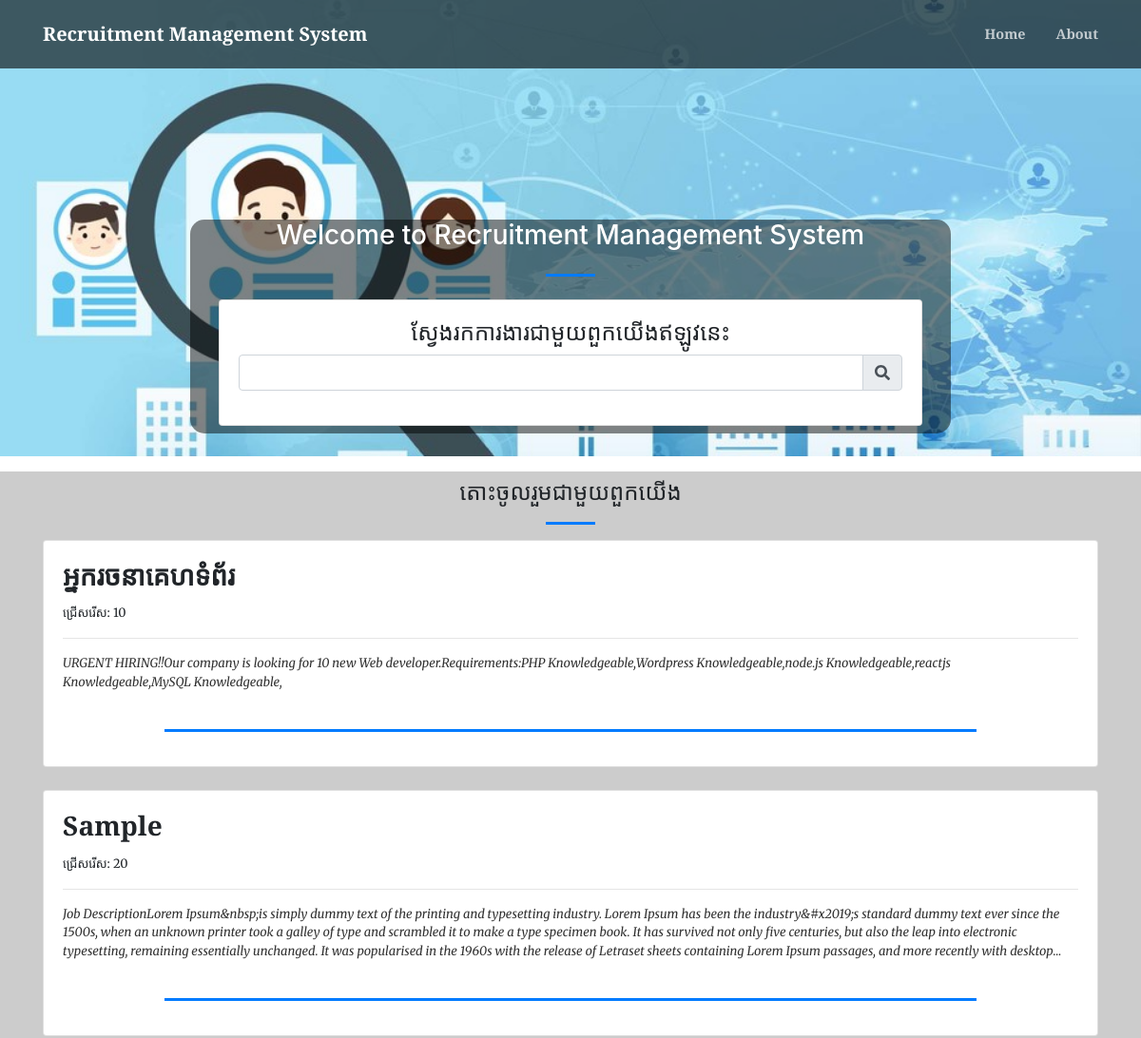
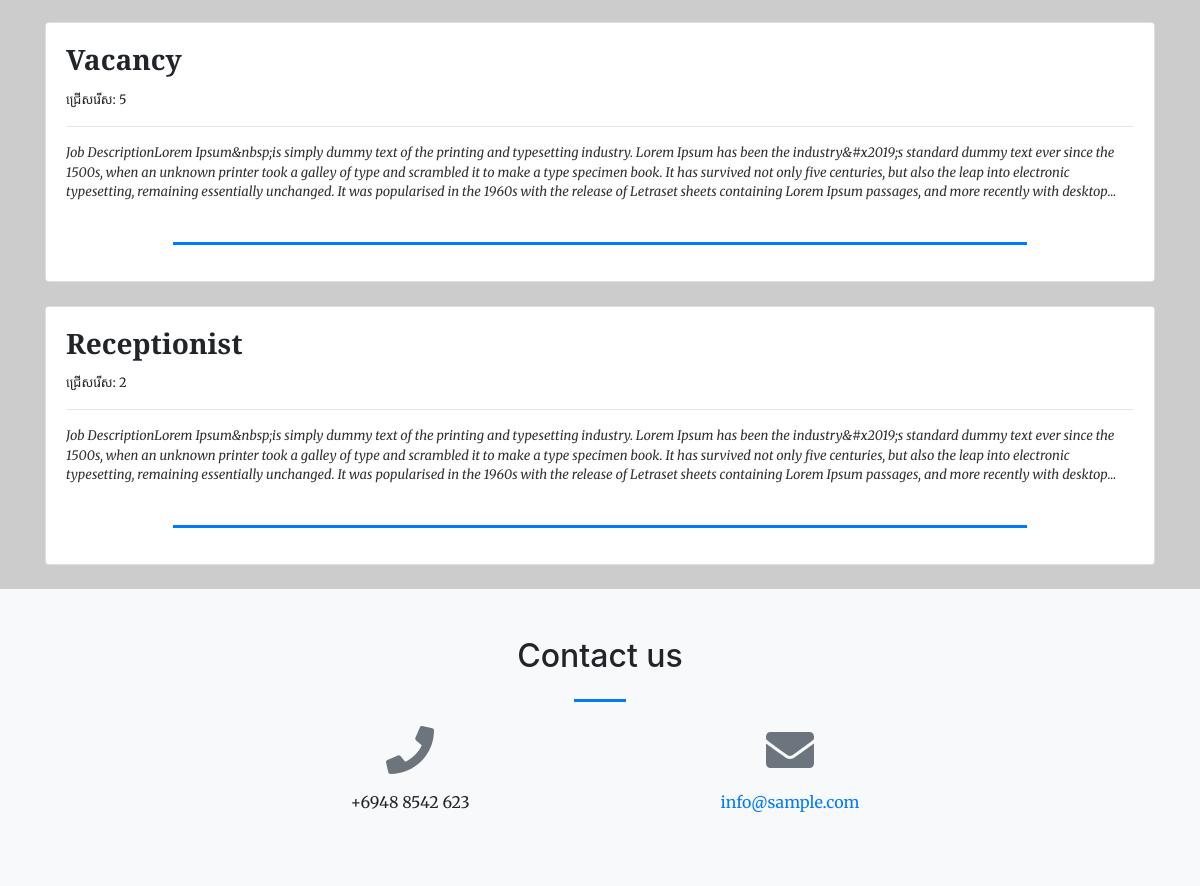
The page / on the database its author committed (2 pictures, top to bottom).
### tables this page shows
CREATE TABLE `vacancy` (
  `id` int(30) NOT NULL,
  `position` varchar(200) NOT NULL,
  `availability` int(30) NOT NULL,
  `description` text NOT NULL,
  `status` tinyint(1) NOT NULL DEFAULT 1,
  `date_created` datetime NOT NULL DEFAULT current_timestamp()
);

### home.php (the view, shortened to what this page needs)
<?php
include 'admin/db_connect.php';
?>
        <header class="masthead">
            <div class="container-fluid h-100">
                <div class="row h-100 align-items-center justify-content-center text-center">
                    <div class="col-lg-8 align-self-end mb-4 page-title">
                    	<h3 class="text-white">Welcome to <?php echo $_SESSION['setting_name']; ?></h3>
                        <hr class="divider my-4" />
                    <div class="col-md-12 mb-2 text-left">
                        <div class="card">
                            <div class="card-body">
                                  <h4 class="text-center">ស្វែងរកការងារជាមួយពួកយើងឥឡូវនេះ</h4>
                               <div class="form-group">
                                   <div class="input-group">
                                       <input type="text" class="form-control" id="filter">
                                       <div class="input-group-append">
                                           <span class="input-group-text"><i class="fa fa-search"></i></span>
                                       </div>
                                   </div>
                               </div>
                            </div>
                        </div>
                    </div>
                    </div>
                </div>
            </div>
        </header>
        <section id="list">
            <div class="container mt-3 pt-2">
                <h4 class="text-center">តោះចូលរួមជាមួយពួកយើង</h4>
                <hr class="divider">
                <?php
                $vacancy = $conn->query("SELECT * FROM vacancy order by date(date_created) desc ");
                while($row = $vacancy->fetch_assoc()):
                    $trans = get_html_translation_table(HTML_ENTITIES,ENT_QUOTES);
                    unset($trans["\""], $trans["<"], $trans[">"], $trans["<h2"]);
                    $desc = strtr(html_entity_decode($row['description']),$trans);
                    $desc=str_replace(array("<li>","</li>"), array("",","), $desc);
                ?>
                <div class="card vacancy-list" data-id="<?php echo $row['id'] ?>">
                    <div class="card-body">
                        <h3><b class="filter-txt"><?php echo $row['position'] ?></b></h3>
                        <span><small>ជ្រើសរើស: <?php echo $row['availability'] ?></small></span>
                        <hr>
                        <larger class="truncate filter-txt"><?php echo strip_tags($desc) ?></larger>
                        <br>
                        <hr class="divider"  style="max-width: calc(80%)">
                    </div>
                </div>
                <br>
                <?php endwhile; ?>
            </div>
        </section>

### home.php (style rules this page uses)
.vacancy-list { cursor: pointer; }

### rows shown on the page
vacancy: position "អ្នករចនាគេហទំព័រ", availability "10", description "URGENT HIRING!!Our company is looking for 10 new Web developer.Requirements:PHP Knowledgeable,Wordpress Knowledgeable,node.js Knowledgeable,reactjs Knowledgeable,MySQL Knowledgeable,"
vacancy: position "Sample", availability "20", description "Job DescriptionLorem Ipsum&nbsp;is simply dummy text of the printing and typesetting industry. Lorem Ipsum has been the industry&#x2019;s standard dummy text ever since the 1500s, when an unknown printer took a galley of type and scrambled it to make a type specimen book. It has survived not only five centuries, but also the leap into electronic typesetting, remaining essentially unchanged. It was popularised in the 1960s with the release of Letraset sheets containing Lorem Ipsum passages, and more recently with…"
vacancy: position "Vacancy", availability "5", description "Job DescriptionLorem Ipsum&nbsp;is simply dummy text of the printing and typesetting industry. Lorem Ipsum has been the industry&#x2019;s standard dummy text ever since the 1500s, when an unknown printer took a galley of type and scrambled it to make a type specimen book. It has survived not only five centuries, but also the leap into electronic typesetting, remaining essentially unchanged. It was popularised in the 1960s with the release of Letraset sheets containing Lorem Ipsum passages, and more recently with…"
vacancy: position "Receptionist", availability "2", description "Job DescriptionLorem Ipsum&nbsp;is simply dummy text of the printing and typesetting industry. Lorem Ipsum has been the industry&#x2019;s standard dummy text ever since the 1500s, when an unknown printer took a galley of type and scrambled it to make a type specimen book. It has survived not only five centuries, but also the leap into electronic typesetting, remaining essentially unchanged. It was popularised in the 1960s with the release of Letraset sheets containing Lorem Ipsum passages, and more recently with…"

### other values the page prints
$_SESSION['setting_name'] "Recruitment Management System"
$_SESSION['setting_contact'] "+6948 8542 623"
$_SESSION['setting_email'] "info@sample.com"
